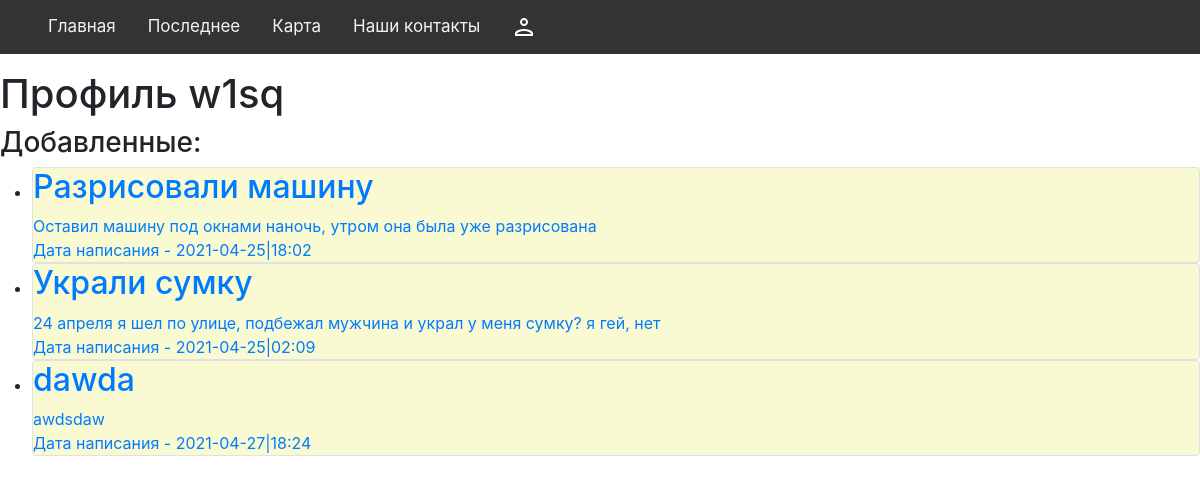
The app's page /profile/1 with its own data.
### data/users.py (models this page shows, shortened)
class User(SqlAlchemyBase):
    __tablename__ = "users"
    id = sqlalchemy.Column(sqlalchemy.Integer, primary_key=True, autoincrement=True)
    name = sqlalchemy.Column(sqlalchemy.String, nullable=True)
    email = sqlalchemy.Column(sqlalchemy.String, index=True, unique=True, nullable=True)
    hashed_password = sqlalchemy.Column(sqlalchemy.String, nullable=True)
    created_date = sqlalchemy.Column(sqlalchemy.DateTime, default=datetime.datetime.now)
    news = orm.relation("Crimes", back_populates="user")
    questions = orm.relation("Questions", back_populates="user")

### data/crimes.py (models this page shows)
class Crimes(SqlAlchemyBase):
    __tablename__ = "crimes"
    id = sqlalchemy.Column(sqlalchemy.Integer, primary_key=True, autoincrement=True)
    kind = sqlalchemy.Column(sqlalchemy.String, nullable=True)
    title = sqlalchemy.Column(sqlalchemy.String, nullable=True)
    adress = sqlalchemy.Column(sqlalchemy.String, nullable=True)
    content = sqlalchemy.Column(sqlalchemy.String, nullable=True)
    created_date = sqlalchemy.Column(sqlalchemy.DateTime, default=datetime.datetime.now)
    user_id = sqlalchemy.Column(sqlalchemy.Integer, sqlalchemy.ForeignKey("users.id"))
    user = orm.relation("User")

### app.py (the view, shortened to what this page needs)
@app.route("/profile/<id>", methods=["POST", "GET"])
def profile(id):
    global logged
    global user_data
    db_sess = db_session.create_session()
    lich_crimes = db_sess.query(Crimes).filter(Crimes.user_id == id).all()
    if request.method == "POST":
        logged = False
        user_data = None
        return redirect("/")
    if not user_data or str(user_data.id) != str(id):
        user_data1 = db_sess.query(User).filter(User.id == id).first()
        return render_template(
            "profile.html",
            login=logged,
            user_data=user_data1,
            crimes=lich_crimes,
            admin=False,
        )

### data/db_session.py (called while the page is built)
def create_session() -> Session:
    global __factory
    return __factory()

### templates/profile.html (shortened to what this page needs)
{% extends 'base.html' %}
{% block content -%}
<h1>Профиль {{user_data.name}}</h1>
<div>
    <h3>Добавленные:</h3>
    <ul>
        {% for item in crimes %}
        <li><a href="/crimes/{{item.id}}">
                <div class="col-md6 border rounded" style="background-color: lightgoldenrodyellow;">
                    <h2>{{item.title}}</h2>
                    <div>
                        {{item.content}}
                    </div>
                    <div>
                        Дата написания - {{item.created_date.isoformat("|","minutes")}}
                    </div>
                </div>
            </a></li>
        {% endfor %}
    </ul>
</div>{% endblock -%}

### records on screen
User: name "w1sq"
Crimes: title "Разрисовали машину", content "Оставил машину под окнами наночь, утром она была уже разрисована", created_date "2021-04-25|18:02"
Crimes: title "Украли сумку", content "24 апреля я шел по улице, подбежал мужчина и украл у меня сумку? я гей, нет", created_date "2021-04-25|02:09"
Crimes: title "dawda", content "awdsdaw", created_date "2021-04-27|18:24"
